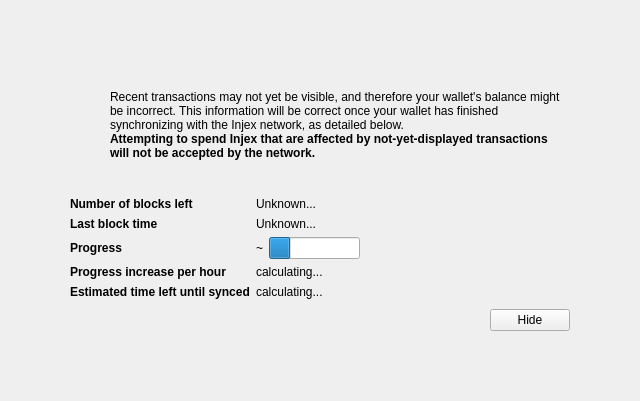
<?xml version="1.0" encoding="UTF-8"?>
<ui version="4.0">
 <class>ModalOverlay</class>
 <widget class="ModalOverlay" name="ModalOverlay">
  <property name="geometry">
   <rect>
    <x>0</x>
    <y>0</y>
    <width>640</width>
    <height>401</height>
   </rect>
  </property>
  <property name="windowTitle">
   <string>Form</string>
  </property>
  <layout class="QVBoxLayout" name="verticalLayout" stretch="0">
   <property name="sizeConstraint">
    <enum>QLayout::SetDefaultConstraint</enum>
   </property>
   <property name="leftMargin">
    <number>0</number>
   </property>
   <property name="topMargin">
    <number>0</number>
   </property>
   <property name="rightMargin">
    <number>0</number>
   </property>
   <property name="bottomMargin">
    <number>0</number>
   </property>
   <item>
    <widget class="QWidget" name="bgWidget" native="true">
     <property name="styleSheet">
      <string notr="true"/>
     </property>
     <layout class="QVBoxLayout" name="verticalLayoutMain" stretch="0">
      <property name="leftMargin">
       <number>60</number>
      </property>
      <property name="topMargin">
       <number>60</number>
      </property>
      <property name="rightMargin">
       <number>60</number>
      </property>
      <property name="bottomMargin">
       <number>60</number>
      </property>
      <item>
       <widget class="QWidget" name="contentWidget" native="true">
        <property name="styleSheet">
         <string notr="true"/>
        </property>
        <layout class="QVBoxLayout" name="verticalLayoutSub" stretch="1,0,0,0,0">
         <property name="spacing">
          <number>0</number>
         </property>
         <property name="leftMargin">
          <number>10</number>
         </property>
         <property name="topMargin">
          <number>10</number>
         </property>
         <property name="rightMargin">
          <number>10</number>
         </property>
         <property name="bottomMargin">
          <number>10</number>
         </property>
         <item>
          <layout class="QHBoxLayout" name="horizontalLayoutIconText" stretch="0,1">
           <property name="topMargin">
            <number>20</number>
           </property>
           <item>
            <layout class="QVBoxLayout" name="verticalLayoutIcon">
             <property name="leftMargin">
              <number>0</number>
             </property>
             <item>
              <widget class="QPushButton" name="warningIcon">
               <property name="enabled">
                <bool>false</bool>
               </property>
               <property name="text">
                <string/>
               </property>
               <property name="icon">
                <iconset>
                 <normaloff>:/icons/warning</normaloff>
                 <disabledoff>:/icons/warning</disabledoff>:/icons/warning</iconset>
               </property>
               <property name="iconSize">
                <size>
                 <width>48</width>
                 <height>48</height>
                </size>
               </property>
               <property name="flat">
                <bool>true</bool>
               </property>
              </widget>
             </item>
             <item>
              <spacer name="verticalSpacerWarningIcon">
               <property name="orientation">
                <enum>Qt::Vertical</enum>
               </property>
               <property name="sizeHint" stdset="0">
                <size>
                 <width>20</width>
                 <height>40</height>
                </size>
               </property>
              </spacer>
             </item>
            </layout>
           </item>
           <item>
            <layout class="QVBoxLayout" name="verticalLayoutInfoText">
             <property name="leftMargin">
              <number>0</number>
             </property>
             <property name="topMargin">
              <number>0</number>
             </property>
             <item>
              <widget class="QLabel" name="infoText">
               <property name="text">
                <string>Recent transactions may not yet be visible, and therefore your wallet's balance might be incorrect. This information will be correct once your wallet has finished synchronizing with the Injex network, as detailed below.</string>
               </property>
               <property name="textFormat">
                <enum>Qt::RichText</enum>
               </property>
               <property name="wordWrap">
                <bool>true</bool>
               </property>
              </widget>
             </item>
             <item>
              <widget class="QLabel" name="infoTextStrong">
               <property name="font">
                <font>
                 <weight>75</weight>
                 <bold>true</bold>
                </font>
               </property>
               <property name="text">
                <string>Attempting to spend Injex that are affected by not-yet-displayed transactions will not be accepted by the network.</string>
               </property>
               <property name="textFormat">
                <enum>Qt::RichText</enum>
               </property>
               <property name="wordWrap">
                <bool>true</bool>
               </property>
              </widget>
             </item>
             <item>
              <spacer name="verticalSpacerInTextSpace">
               <property name="orientation">
                <enum>Qt::Vertical</enum>
               </property>
               <property name="sizeHint" stdset="0">
                <size>
                 <width>20</width>
                 <height>40</height>
                </size>
               </property>
              </spacer>
             </item>
            </layout>
           </item>
          </layout>
         </item>
         <item>
          <spacer name="verticalSpacerAfterText">
           <property name="orientation">
            <enum>Qt::Vertical</enum>
           </property>
           <property name="sizeHint" stdset="0">
            <size>
             <width>20</width>
             <height>40</height>
            </size>
           </property>
          </spacer>
         </item>
         <item>
          <layout class="QFormLayout" name="formLayout">
           <property name="fieldGrowthPolicy">
            <enum>QFormLayout::FieldsStayAtSizeHint</enum>
           </property>
           <property name="horizontalSpacing">
            <number>6</number>
           </property>
           <property name="verticalSpacing">
            <number>6</number>
           </property>
           <property name="topMargin">
            <number>10</number>
           </property>
           <item row="0" column="0">
            <widget class="QLabel" name="labelNumberOfBlocksLeft">
             <property name="font">
              <font>
               <weight>75</weight>
               <bold>true</bold>
              </font>
             </property>
             <property name="text">
              <string>Number of blocks left</string>
             </property>
            </widget>
           </item>
           <item row="0" column="1">
            <widget class="QLabel" name="numberOfBlocksLeft">
             <property name="text">
              <string>Unknown...</string>
             </property>
            </widget>
           </item>
           <item row="1" column="0">
            <widget class="QLabel" name="labelLastBlockTime">
             <property name="font">
              <font>
               <weight>75</weight>
               <bold>true</bold>
              </font>
             </property>
             <property name="text">
              <string>Last block time</string>
             </property>
            </widget>
           </item>
           <item row="1" column="1">
            <widget class="QLabel" name="newestBlockDate">
             <property name="sizePolicy">
              <sizepolicy hsizetype="Maximum" vsizetype="Preferred">
               <horstretch>0</horstretch>
               <verstretch>0</verstretch>
              </sizepolicy>
             </property>
             <property name="text">
              <string>Unknown...</string>
             </property>
            </widget>
           </item>
           <item row="2" column="0">
            <widget class="QLabel" name="labelSyncDone">
             <property name="font">
              <font>
               <weight>75</weight>
               <bold>true</bold>
              </font>
             </property>
             <property name="text">
              <string>Progress</string>
             </property>
            </widget>
           </item>
           <item row="2" column="1">
            <layout class="QHBoxLayout" name="horizontalLayoutSync" stretch="0,1">
             <item>
              <widget class="QLabel" name="percentageProgress">
               <property name="text">
                <string>~</string>
               </property>
              </widget>
             </item>
             <item>
              <widget class="QProgressBar" name="progressBar">
               <property name="value">
                <number>24</number>
               </property>
               <property name="format">
                <string/>
               </property>
              </widget>
             </item>
            </layout>
           </item>
           <item row="4" column="0">
            <widget class="QLabel" name="labelProgressIncrease">
             <property name="font">
              <font>
               <weight>75</weight>
               <bold>true</bold>
              </font>
             </property>
             <property name="text">
              <string>Progress increase per hour</string>
             </property>
            </widget>
           </item>
           <item row="4" column="1">
            <widget class="QLabel" name="progressIncreasePerH">
             <property name="text">
              <string>calculating...</string>
             </property>
            </widget>
           </item>
           <item row="5" column="0">
            <widget class="QLabel" name="labelEstimatedTimeLeft">
             <property name="font">
              <font>
               <weight>75</weight>
               <bold>true</bold>
              </font>
             </property>
             <property name="text">
              <string>Estimated time left until synced</string>
             </property>
            </widget>
           </item>
           <item row="5" column="1">
            <widget class="QLabel" name="expectedTimeLeft">
             <property name="text">
              <string>calculating...</string>
             </property>
            </widget>
           </item>
          </layout>
         </item>
         <item>
          <layout class="QHBoxLayout" name="horizontalLayoutButtons">
           <property name="leftMargin">
            <number>10</number>
           </property>
           <property name="topMargin">
            <number>10</number>
           </property>
           <item>
            <spacer name="horizontalSpacer">
             <property name="orientation">
              <enum>Qt::Horizontal</enum>
             </property>
             <property name="sizeHint" stdset="0">
              <size>
               <width>40</width>
               <height>20</height>
              </size>
             </property>
            </spacer>
           </item>
           <item>
            <widget class="QPushButton" name="closeButton">
             <property name="text">
              <string>Hide</string>
             </property>
            </widget>
           </item>
          </layout>
         </item>
         <item>
          <layout class="QVBoxLayout" name="verticalLayout_2">
           <item>
            <spacer name="verticalSpacer">
             <property name="orientation">
              <enum>Qt::Vertical</enum>
             </property>
             <property name="sizeHint" stdset="0">
              <size>
               <width>20</width>
               <height>40</height>
              </size>
             </property>
            </spacer>
           </item>
          </layout>
         </item>
        </layout>
       </widget>
      </item>
     </layout>
    </widget>
   </item>
  </layout>
 </widget>
 <customwidgets>
  <customwidget>
   <class>ModalOverlay</class>
   <extends>QWidget</extends>
   <header>modaloverlay.h</header>
   <container>1</container>
  </customwidget>
 </customwidgets>
 <resources/>
 <connections/>
</ui>
